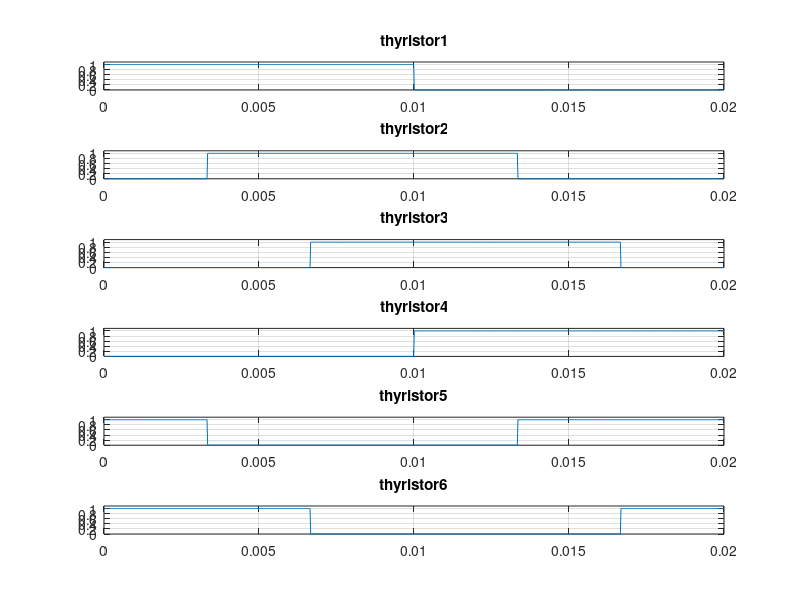
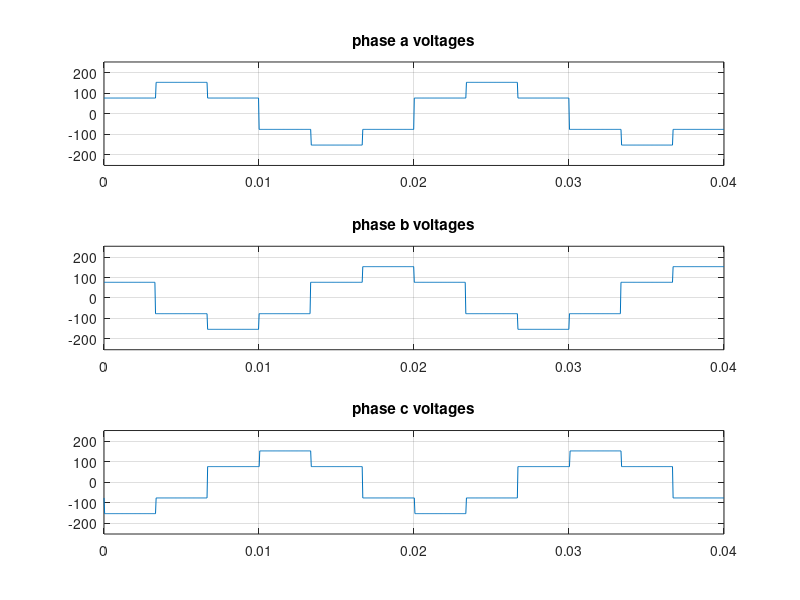
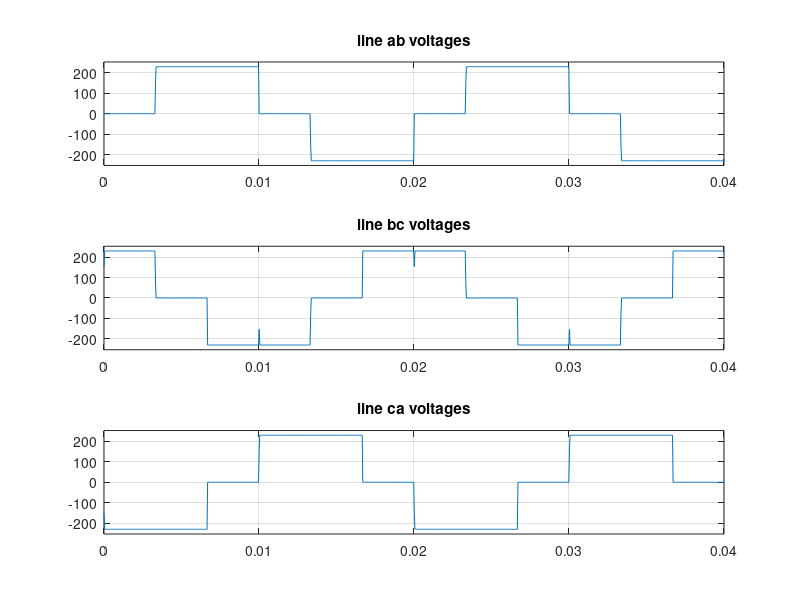

The MATLAB source for these figures, in order:
%created by Sneh Kothari

clc; clear all; close all;

d = 180;
f = 50;
vm = 230;
t = linspace(0,1/f,1000);
v = zeros(6, length(t));

at = d*t(end)/360;
for j = 1:length(t)
    if (at > t(j))
        v(1,j) = 1; 
    end
end

for  n = 2:6
    v(n,:) = circshift(v(1,:),round((n-1)*length(t)/(6)));
end
figure('Name','Firing Pulses');
for l = 1:6 
    subplot(6,1,l)
    plot(t,v(l,:))
    ylim([0 1.1*v(1,1)]);
    grid on;
    title(['thyristor', num2str(l)])
end


t = linspace(0,2/f,1000);
vao1 = zeros(1,(length(t))/4);
for k = 1:length(vao1) 
    if or(t(k) < (1/(f*6)),t(k) > (2/(f*6))) 
        vao1(k) = (vm/3);
    else 
        vao1(k) = (2*vm/3);
    end
end
vao = [vao1 -vao1 vao1 -vao1];
for n = 2:3
    vao(n,:) = circshift(vao(1,:),round((n-1)*length(vao)/(3)));
end
figure('Name','output phase voltage');
plot(t,vao) 
ph = ['a' 'b' 'c'];
for l = 1:3 
    subplot(3,1,l)
    plot(t,vao(l,:))
    ylim([-1.1*vm 1.1*vm]);
    title(['phase ', ph(l) ,' voltages'])
    grid on;
end

vab = vao(1,:) - vao(2,:);
vbc = vao(2,:) - vao(3,:);
vca = vao(3,:) - vao(1,:);
vl =[vab; vbc; vca];
line = ['ab'; 'bc'; 'ca'];
figure('Name','output line voltage');
for l = 1:3 
    subplot(3,1,l)
    plot(t,vl(l,:))
    ylim([-1.1*vm 1.1*vm]);
    title(['line ', line(l,:) ,' voltages'])
    grid on;
end